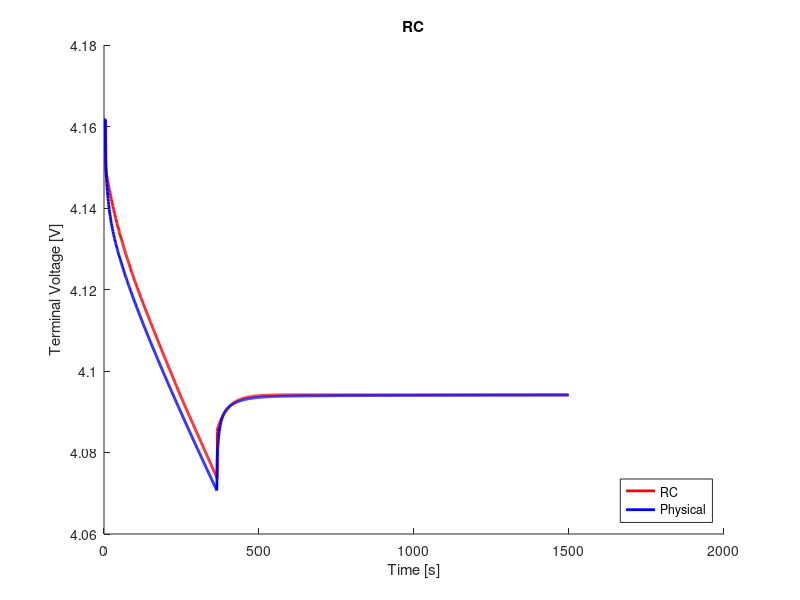

Source code (MATLAB):
clear;
clc;
close all;

%% load data
load('ocv_final.mat');
time_ocv = time;
load('pulse_1_c_0.mat');
V_batt_time = V_batt_time(1:1500);
time = time(1:1500);
load('rc1_cf_params.mat');

%% voltage limitations
v_max = 4.4;                                    % cut-over voltage
v_min = 3.0;                                    % cut-off voltage

%% resample ocv and soc
t1 = time_ocv(1);
t2 = time_ocv(end);
dt = 1;                                         % sample time
t = (t1:dt:t2) - t1;

ocv = interp1(time_ocv, ocv, t1:dt:t2);
soc = interp1(time_ocv, soc, t1:dt:t2);

s = length(time);

%% variables
Q = 16.8;
eta = 1.0;                                  % coulombic efficiency

n = 1;                                      % number of rc links
i_r = zeros(n, 1);
v_c = zeros(n, 1);
flag = 1;

%% compute soc
ind_init = interp1(soc, 1:length(soc), 1.0, 'nearest');
v_t(1) = ocv(ind_init);
z0 = soc(ind_init);
z = z0 - dt/(Q*3600)*eta*cumsum(I(1:end));

% manual fit
p = 1;
r0 = r0_cf(p)*0.2;
r1 = r1_cf(p);
% r2 = r2_cf(p);
% r3 = r3_cf(p);
c1 = c1_cf(p);
% c2 = c2_cf(p);
% c3 = c3_cf(p);

r = [r1];
c = [c1];

%% compute terminal voltage
for j = 1:n
    f(j) = exp(-dt/(r(j)*c(j)));
end
for k = 1:s-1
    if flag == 1
        i_r(:, k+1) = diag(f)*i_r(:, k) + (1-f')*I(k);
        v_c(:, k) = i_r(:, k).*r;
        ind = interp1(soc, 1:length(soc), z(k), 'nearest');
        v_t(k+1) = ocv(ind) - sum(v_c(:, k)) - I(k).*r0;
        if v_t(k) < v_min
            fprintf('Reached lower voltage limit.');
            flag = 0;
        end
        if v_t(k) > v_max
            fprintf('Reached upper voltage limit.');
            flag = 0;
        end 
    end
end

%% compute rms error
v_t = reshape(v_t, size(V_batt_time));
rmse = 1000*sqrt(mean((V_batt_time - v_t).^2))     % [mV]

%% plot
figure(1);
hold on;
plot(time, v_t, 'r', 'LineWidth', 2)
hold on;
plot(time, V_batt_time, 'b', 'LineWidth', 2)
xlabel('Time [s]')
ylabel('Terminal Voltage [V]')
title('RC')
legend('RC', 'Physical', 'location', 'southeast')
